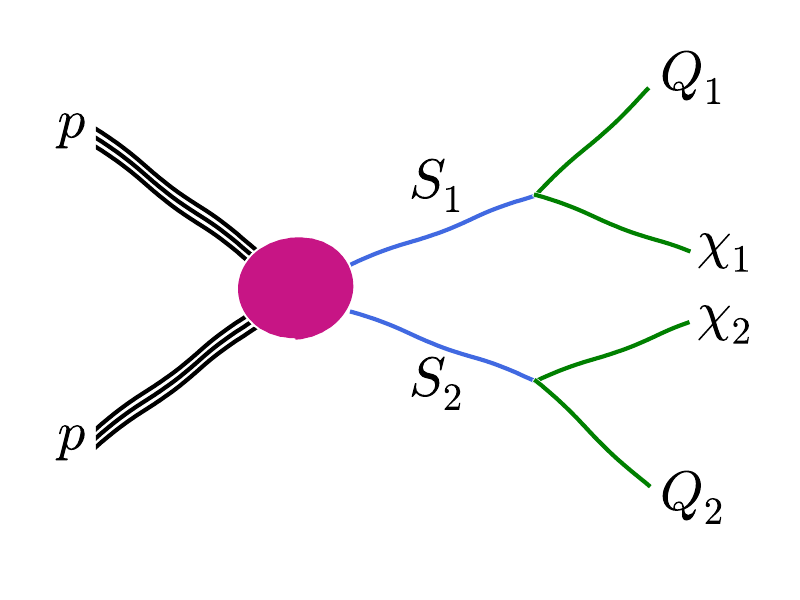

Generate this figure with Python:
import matplotlib.pyplot as plt
import matplotlib.path as mpath
import matplotlib.patches as mpatches
import numpy as np
from matplotlib.patches import Ellipse

with plt.xkcd():

    fig = plt.figure()
    ax = fig.add_axes((0.12, 0.12, 0.8, 0.8))
    ax.set_ylim([10, 90])
    ax.set_xlim([0, 80])
    plt.axis('off')

    # draw incoming protons
    t = np.arange(0,22)
    ta = np.arange(0,22)
    tb = np.arange(0,22)
    in_p1 = np.array([25+x for x in t])
    in_p1a = np.array([23.5+x for x in ta])
    in_p1b = np.array([26.5+x for x in ta])
    in_p2 = np.array([75-x for x in t])
    in_p2a = np.array([73.5-x for x in ta])
    in_p2b = np.array([76.5-x for x in tb])
    plt.plot(t,in_p1,color='black',linestyle='-',lw=3)
    plt.plot(ta,in_p1a,color='black',linestyle='-',lw=3)
    plt.plot(ta,in_p1b,color='black',linestyle='-',lw=3)
    plt.plot(t,in_p2,color='black',linestyle='-',lw=3)
    plt.plot(ta,in_p2a,color='black',linestyle='-',lw=3)
    plt.plot(tb,in_p2b,color='black',linestyle='-',lw=3)
    fig.text(0.09, 0.77,r'$p$',ha='center',fontsize=40,color='black')
    fig.text(0.09, 0.25,r'$p$',ha='center',fontsize=40,color='black')

    # Draw blob
    blob = Ellipse(xy=(25,50),width=14,height=17,angle=0,lw=1,edgecolor='MediumVioletRed',fc='MediumVioletRed',alpha=1,zorder=5)
    ax.add_patch(blob)

    # draw sparticles
    t1 = np.arange(32,56)
    out_p1 = np.array([54+0.5*(x-t1[0]) for x in t1])
    out_p2 = np.array([46-0.5*(x-t1[0]) for x in t1])
    plt.plot(t1,out_p1,color='RoyalBlue',linestyle='-',lw=3)
    plt.plot(t1,out_p2,color='RoyalBlue',linestyle='-',lw=3)
    fig.text(0.55, 0.67,r'$S_1$',ha='center',fontsize=40,color='black')
    fig.text(0.55, 0.34,r'$S_2$',ha='center',fontsize=40,color='black')

    # draw q1 chi1
    t2 = np.arange(55,75)
    t2_short = np.arange(55,70)
    out_q1 = np.array([out_p1[-1]+1.25*(x-t2[0]) for x in t2_short])
    out_chi1 = np.array([out_p1[-1]-0.5*(x-t2[0]) for x in t2])
    plt.plot(t2_short,out_q1,color='g',linestyle='-',lw=3)
    plt.plot(t2,out_chi1,color='g',linestyle='-',lw=3)
    fig.text(0.87, 0.85,r'$Q_1$',ha='center',fontsize=40,color='black')
    fig.text(0.91, 0.57,r'$\chi_1$',ha='center',fontsize=40,color='black')

    # draw q2 chi2
    out_q2 = np.array([out_p2[-1]+0.5*(x-t2[0]) for x in t2])
    out_chi2 = np.array([out_p2[-1]-1.25*(x-t2[0]) for x in t2_short])
    plt.plot(t2,out_q2,color='g',linestyle='-',lw=3)
    plt.plot(t2_short,out_chi2,color='g',linestyle='-',lw=3)
    fig.text(0.87, 0.15,r'$Q_2$',ha='center',fontsize=40,color='black')
    fig.text(0.91, 0.45,r'$\chi_2$',ha='center',fontsize=40,color='black')


    plt.savefig("signature.pdf")

# Somehow needed, otherwise it crashes..
# Haven't figured out why yet
plt.show()    

